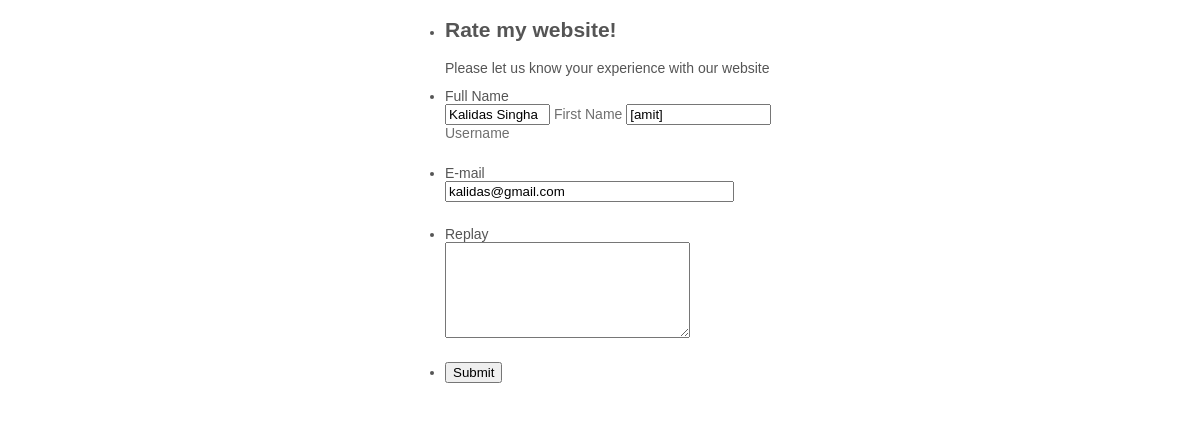
/admin/replay2.php?id=5 (signed in), run on the app's committed database.
### tables this page shows
CREATE TABLE IF NOT EXISTS `feedback` (
  `id` int(11) NOT NULL,
  `first` varchar(50) NOT NULL,
  `last` varchar(50) NOT NULL,
  `email` varchar(50) NOT NULL,
  `rate` varchar(50) NOT NULL,
  `msg` varchar(50) NOT NULL,
  `user` varchar(50) NOT NULL,
  `user_ip` varchar(50) NOT NULL,
  `date_time` datetime NOT NULL DEFAULT CURRENT_TIMESTAMP
);

### admin/replay2.php (the view, shortened to what this page needs)
<?php
    if (!isset($_SESSION['username'])) {
        echo "<script>alert('Please Login again')</script>";
        echo "<a href='index'>Click Here to Login</a>";
    }
        else {
?>
<html class="supernova"><head>
<link href="https://cdn.jotfor.ms/static/formCss.css?3.3.10591" rel="stylesheet" type="text/css" />
<link type="text/css" media="print" rel="stylesheet" href="https://cdn.jotfor.ms/css/printForm.css?3.3.10591" />
<link type="text/css" rel="stylesheet" href="https://cdn.jotfor.ms/css/styles/nova.css?3.3.10591" />
<link type="text/css" rel="stylesheet" href="https://cdn.jotfor.ms/themes/CSS/566a91c2977cdfcd478b4567.css?themeRevisionID=59fb4852cf3bfe589c6c6f21"/>
</head>
<body>
<form class="jotform-form" action="https://submit.jotform.me/submit/90872255922462/" method="post" name="form_90872255922462" id="90872255922462" accept-charset="utf-8">
  <div class="form-all">
    <ul class="form-section page-section">
      <li id="cid_8" class="form-input-wide" data-type="control_head">
        <div class="form-header-group ">
          <div class="header-text httal htvam">
            <h2 id="header_8" class="form-header" data-component="header">
              Rate my website!
            </h2>
            <div id="subHeader_8" class="form-subHeader">
              Please let us know your experience with our website
            </div>
          </div>
        </div>
      </li>
      <?php
      require("conn.php");
      $id=$_GET['id'];
      $sql="select * from feedback where id='$id' ";
      $record=mysqli_query($con,$sql);
      while($row=mysqli_fetch_array($record))
      {
      ?>
      <li class="form-line" data-type="control_fullname" id="id_4">
        <label class="form-label form-label-top form-label-auto" id="label_4" for="first_4"> Full Name </label>
        <div id="cid_4" class="form-input-wide">
          <div data-wrapper-react="true">
            <span class="form-sub-label-container" style="vertical-align:top">
              <input type="text" id="first_4" name="q4_fullName4[first]" value="<?php echo $row[1].' '.$row[2];?>" class="form-textbox" size="10" data-component="first" />
              <label class="form-sub-label" for="first_4" id="sublabel_first" style="min-height:13px"> First Name </label>
            </span>
            <span class="form-sub-label-container" style="vertical-align:top">
              <input type="text" id="last_4" name="q4_fullName4[last]"  value="<?php echo "[".$row[6]."]";?>" class="form-textbox" size="15"  data-component="last" />
              <label class="form-sub-label" for="last_4" id="sublabel_last" style="min-height:13px"> Username </label>
            </span>
          </div>
        </div>
      </li>
      <li class="form-line" data-type="control_email" id="id_5">
        <label class="form-label form-label-top form-label-auto" id="label_5" for="input_5"> E-mail </label>
        <div id="cid_5" class="form-input-wide">
          <input type="email" id="input_5" value="<?php echo $row[3];?>" name="q5_email5" class="form-textbox validate[Email]" size="33"  placeholder="ex: myname@example.com" data-component="email" />
        </div>
      </li>
      <li class="form-line" data-type="control_textarea" id="id_7">
        <label class="form-label form-label-top form-label-auto" id="label_7" for="input_7"> Replay </label>
        <div id="cid_7" class="form-input-wide">
          <textarea id="input_7" class="form-textarea" name="q7_howWould" cols="28" rows="6" data-component="textarea"></textarea>
        </div>
      </li>
      <li class="form-line" data-type="control_button" id="id_2">
        <div id="cid_2" class="form-input-wide">
          <div style="text-align:left" class="form-buttons-wrapper">
            <button id="input_2" type="submit" class="form-submit-button form-submit-button-none" data-component="button">
              Submit
            </button>
          </div>
        </div>
      </li>
    </ul>
  </div>
</form>
<?php
}
}
?>
</body>
</html>

### admin/replay2.php (style rules this page uses)
.form-line { padding-top:12px; padding-bottom:12px; }
body, html { margin:0; padding:0; background:#fff; }
.form-all { margin:0px auto; padding-top:0px; width:690px; color:#555 !important; font-family:"Lucida Grande", "Lucida Sans Unicode", "Lucida Sans", Verdana, sans-serif; font-size:14px; }
.form-radio-item label, .form-checkbox-item label, .form-grading-label, .form-header { color: false; }
.form-all { font-family: 'Lucida Grande', 'Lucida Sans Unicode', 'Lucida Sans', Verdana, Tahoma, sans-serif, sans-serif; }
.form-all .qq-upload-button, .form-all .form-submit-button, .form-all .form-submit-reset, .form-all .form-submit-print { font-family: 'Lucida Grande', 'Lucida Sans Unicode', 'Lucida Sans', Verdana, Tahoma, sans-serif, sans-serif; }
.form-header-group { font-family: 'Lucida Grande', 'Lucida Sans Unicode', 'Lucida Sans', Verdana, Tahoma, sans-serif, sans-serif; }
.form-label { font-family: 'Lucida Grande', 'Lucida Sans Unicode', 'Lucida Sans', Verdana, Tahoma, sans-serif, sans-serif; }
.form-label.form-label-auto { display: block; float: none; text-align: left; width: 100%; }
.form-line { margin-top: 12px 36px 12px 36px px; margin-bottom: 12px 36px 12px 36px px; }
.form-all { width: 390px; }
.form-all { font-size: 14pxpx }
.form-all .qq-upload-button, .form-all .qq-upload-button, .form-all .form-submit-button, .form-all .form-submit-reset, .form-all .form-submit-print { font-size: 14pxpx }
.supernova .form-all, .form-all { background-color: ; border: 1px solid transparent; }
.form-all { color: #555; }
.form-header-group .form-header { color: #555; }
.form-header-group .form-subHeader { color: #555; }
.form-label-top, .form-label-left, .form-label-right, .form-html, .form-checkbox-item label, .form-radio-item label { color: #555; }
.form-sub-label { color: #6f6f6f; }
.supernova { background-color: undefined; }
.supernova body { background: transparent; }
.form-textbox, .form-textarea, .form-radio-other-input, .form-checkbox-other-input, .form-captcha input, .form-spinner input { background-color: undefined; }
.supernova { background-image: none; }
.form-all { background-image: none; }

### data on the page
feedback: first+last "Kalidas Singha", user "[amit]", q5_email5 "kalidas@gmail.com"
